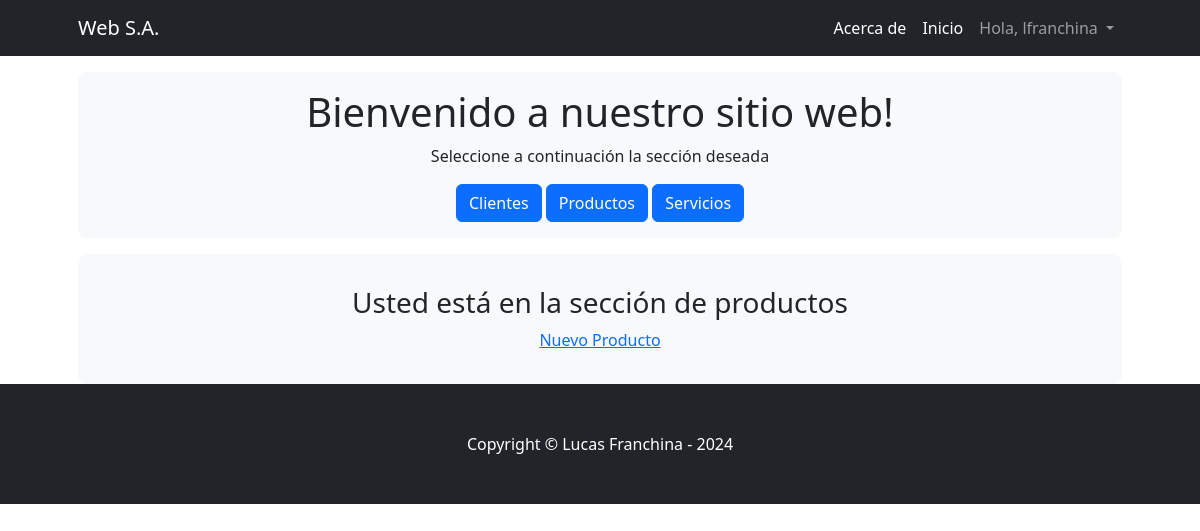
The app's page /Appventas/productos/ (signed in), older data.
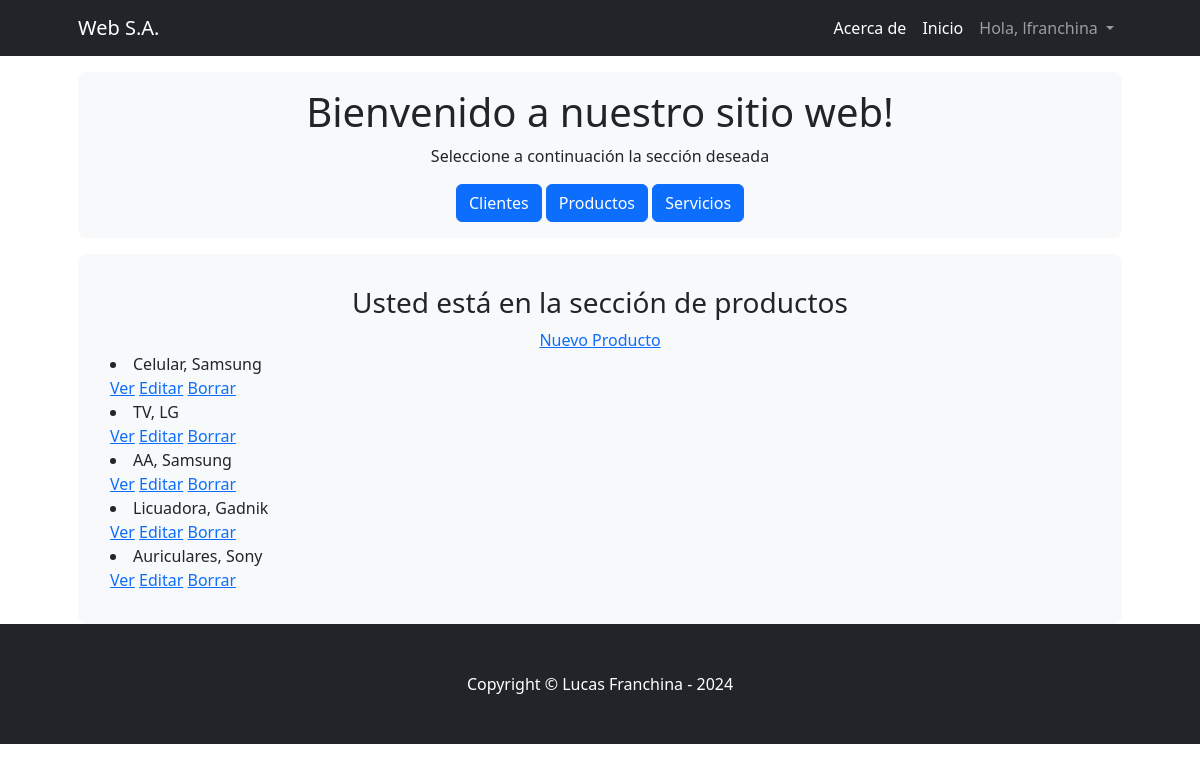
The same page, newer data.
### Appventas/models.py (models this page shows, shortened)
class Productos(models.Model):
    producto = models.CharField(max_length=30)
    marca = models.CharField(max_length=30)
    precio = models.IntegerField()
    class Meta:
        verbose_name = "Producto"
        verbose_name_plural = "Productos"

### Appventas/views.py (the view)
# urls.py: path('productos/', views.productoslistview.as_view(), name='listaproductos'),
class productoslistview(LoginRequiredMixin, ListView):
    model = Productos
    template_name = 'appventas/productos.html'

### Appventas/templates/appventas/productos.html (shortened to what this page needs)
<!DOCTYPE html>
<html lang="en">
<head>
</head>
<body>
    {% extends "appventas/padre.html" %}
    {% load static %}
    {% block contenidoQueCambia %}
    <div class="container px-lg-5">
        <div class="p-2 p-lg-3 bg-light rounded-3 text-center">
            <div class="m-2 m-lg-3">
                <h3>Usted está en la sección de productos</h3>
                <a href="{% url 'nuevoproducto' %}">Nuevo Producto</a>
                <div style="text-align: left;">
                {% for producto in productos_list %}
                <li>{{producto.producto}}, {{producto.marca}}</li>
                <a href="{% url 'productosdetalle' producto.pk %}">Ver</a> <a href="{% url 'productoseditar' producto.pk %}">Editar</a> <a href="{% url 'productosborrar' producto.pk %}">Borrar</a>
                {% endfor %}
            </div>
            </div>
        </div>
    </div>
    {% endblock %}

### Appventas/templates/appventas/padre.html (shortened to what this page needs)
{% load static %}
<!DOCTYPE html>
<html lang="en">
    <head>
        <link href="https://cdn.jsdelivr.net/npm/bootstrap-icons@1.4.1/font/bootstrap-icons.css" rel="stylesheet" />
        <link href="{% static 'appventas/css/styles.css' %}" rel="stylesheet" />
    </head>
    <body>
        <nav class="navbar navbar-expand-lg navbar-dark bg-dark">
            <div class="container px-lg-5">
                <a class="navbar-brand" href="{% url 'inicio' %}">Web S.A.</a>
                <div class="collapse navbar-collapse" id="navbarSupportedContent">
                    <ul class="navbar-nav ms-auto mb-2 mb-lg-0">
                        <li class="nav-item"><a class="nav-link active" aria-current="page" href="{% url 'about' %}">Acerca de</a></li>
                        <li class="nav-item"><a class="nav-link active" aria-current="page" href="{% url 'inicio' %}">Inicio</a></li>
                        <li class="nav-item dropdown">
                            <a class="nav-link dropdown-toggle" href="#" id="navbarDropdown" role="button" data-bs-toggle="dropdown" aria-expanded="false">
                                {% if user.is_authenticated %}
                                    Hola, {{ user.username }}
                                {% else %}
                                    Usuario
                                {% endif %}
                            </a>
                        </li>
                    </ul>
                </div>
            </div>
        </nav>
        <header class="py-3">
            <div class="container px-lg-5">
                <div class="p-1 p-lg-2 bg-light rounded-3 text-center">
                    <div class="m-1 m-lg-2">
                        <h1 class="custom-heading">Bienvenido a nuestro sitio web!</h1>
                        <p class="custom-paragraph">Seleccione a continuación la sección deseada</p>
                        <a class="btn btn-primary custom-button" href="{% url 'listaclientes' %}">Clientes</a>
                        <a class="btn btn-primary custom-button" href="{% url 'listaproductos' %}">Productos</a>
                        <a class="btn btn-primary custom-button" href="{% url 'listaservicios' %}">Servicios</a>
                    </div>
                </div>
            </div>
        </header>
        {% block contenidoQueCambia %}{% endblock %}
        <footer class="py-5 bg-dark">
            <div class="container"><p class="m-0 text-center text-white">Copyright &copy; Lucas Franchina - 2024</p></div>
        </footer>
    </body>
</html>

Row changes from the older to the newer data that the page shows:
added Productos: producto "Celular", marca "Samsung"
added Productos: producto "TV", marca "LG"
added Productos: producto "AA", marca "Samsung"
added Productos: producto "Licuadora", marca "Gadnik"
added Productos: producto "Auriculares", marca "Sony"
